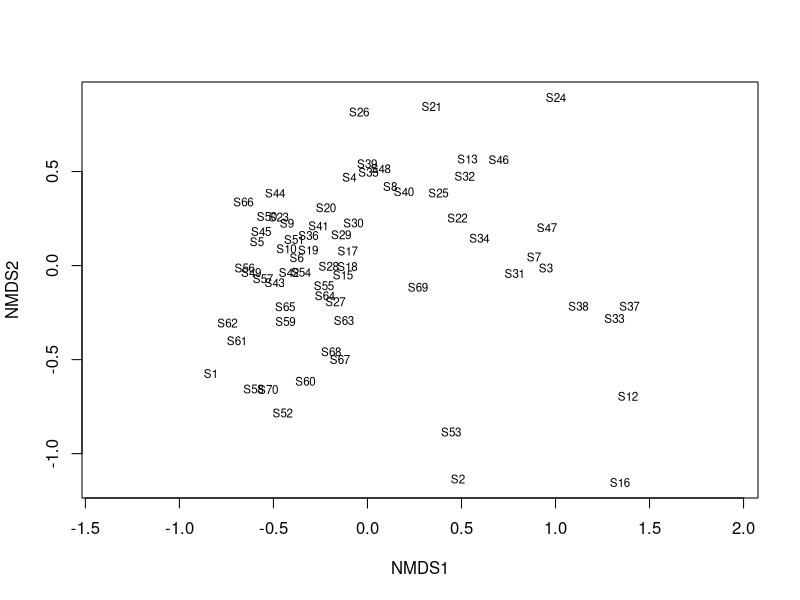
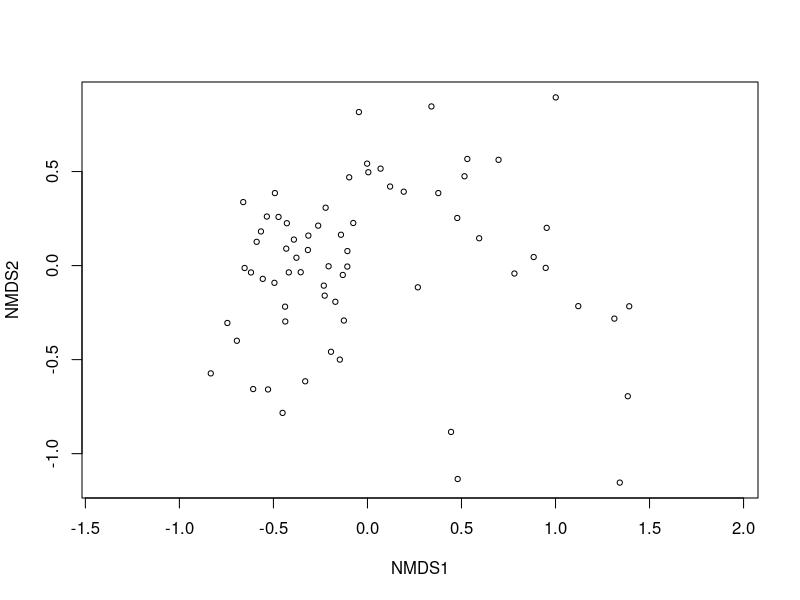
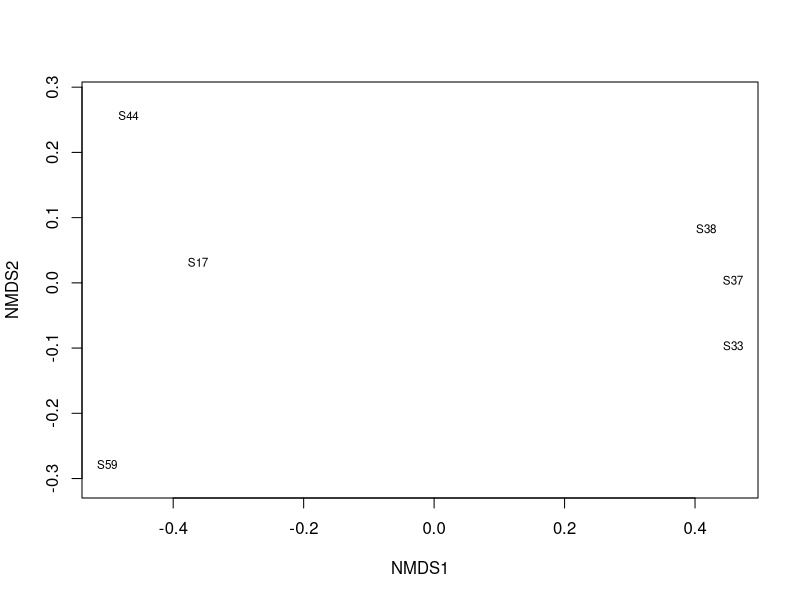
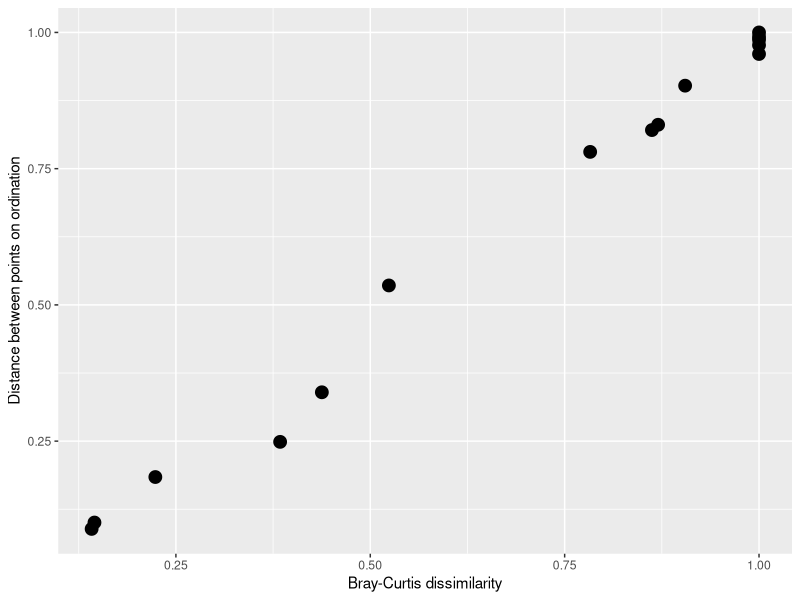
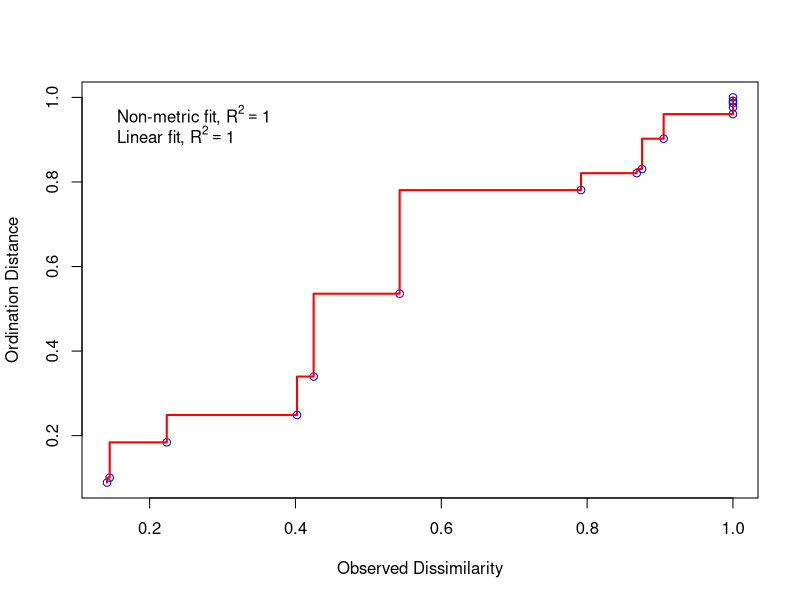
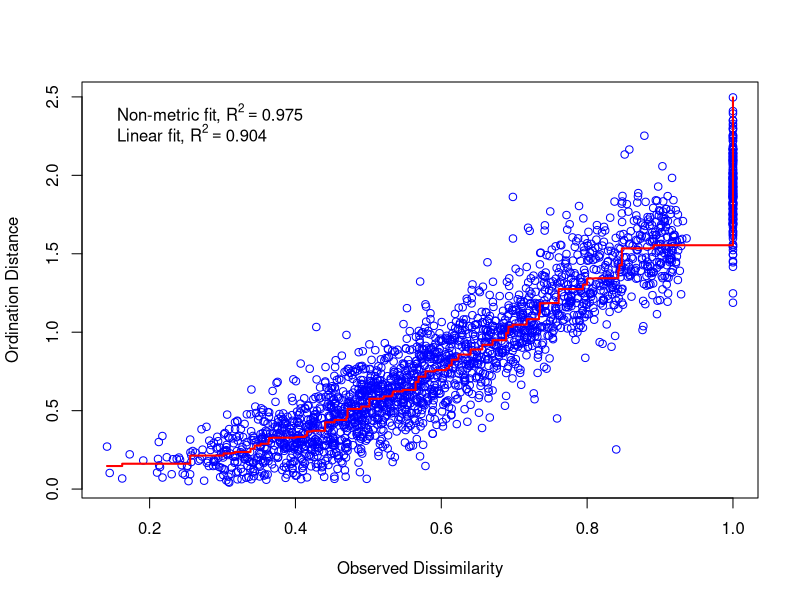
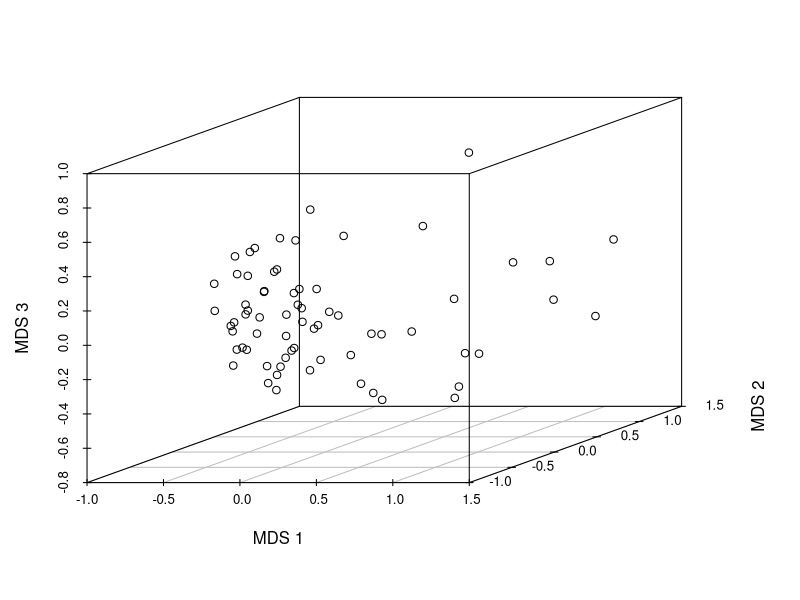
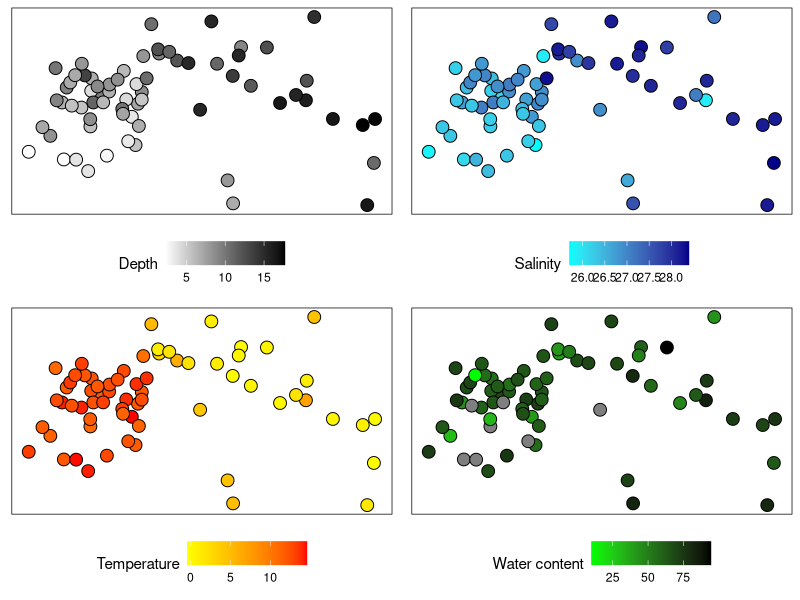

Source code (R) for these figures, in order:
# ---
# title: "Ординация. Многомерное шкалирование."
# subtitle: "Анализ и визуализация многомерных данных с использованием R"
# author: Марина Варфоломеева, Вадим Хайтов
# ---

# install.packages(scatterplot3d)
# install.packages(gridExtra)

## Пример: Сообщества бентоса акватории Долгой губы (о. Б. Соловецкий, Белое море)
# Нинбург, 1990; Хайтов и др., 2013

abund <- read.table("data/dolg_abundance.txt", skip = 1, header = TRUE, sep = ";")
hydrol <- read.table("data/dolg_hydrology.txt", skip = 1, header = TRUE, sep = ";")

log_abund <- log(abund[,-1] + 1)
row.names(log_abund) <- abund[,1]

# ## Задание: Прямая ординация станций в осях Температуры и Солености
# Постройте диаграмму, отражающую ординацию станций в осях Температуры и Солености.
# Модифицируйте график так, чтобы была еще видна связь с суммарным обилием видов в пробах.





# Неметрическое многомерное шкалирование
# Трансформируем данные
log_abund <- log(abund[,-1] + 1)
row.names(log_abund) <- abund$Station

library (vegan)
ord <- metaMDS(log_abund, distance = "bray", k = 2) # результаты сохраняются в объекте ord
ord$points

ordiplot(ord, display = "sites", type = "t")

## Графическое представление результатов средствами пакета `vegan`
ordiplot(ord, display = "sites" )
# text(ord) #Можно добавить обозначения сайтов (объектов)

# ## Задание: Графическое представление результатов средствами `ggplot2`
# - Исследуйте объект `ord` и извлеките из него данные с новыми координатами
# - Постройте график ординации при помощи пакета `ggplot2`
# - Раскрасьте точки на ординации согласно глубине (данные в `hydrol`)

str(ord)


## Задание:
# - Создайте датафрейм, содержащий исходные данные (без логарифмирования) только по сайтам S17, S33, S37, S38, S44, S59.
# - Постройте ординацию этих объектов с использованием в качестве меры различия коэффициент Брея-Куртиса.
# - Измерьте линейкой расстояния между точками на ординации
# - Сравните матрицу коэффициентов Брея-Куртиса и матрицу расстояний между точками на ординации.

obj <- c("S17", "S33", "S37", "S38", "S44", "S59")


red_abund <- log_abund[abund$Station %in% obj, ]

ord1 <- metaMDS(red_abund)

plot(ord1, display = "site", type = "t")

## Взаиморасположение точек на плоскости подобно взаиморасположению точек в многомерном пространстве признаков
library(ggplot2)
dist_compare <- data.frame(Bray = as.vector(vegdist(red_abund[, -1])), MDS = as.vector(vegdist(ord1$points, method = "euclidean")))
ggplot(dist_compare, aes(x = Bray, y = MDS)) + geom_point(size = 4) + xlab("Bray-Curtis dissimilarity") + ylab("Distance between points on ordination")

## Диаграмма Шепарда
stressplot(ord1)

## Задание:
# Постройте диаграмму Шепарда вместе с монотонной регрессией на полном материале по Долгой губе. Найдите величину стресса.
# Надежна ли такая ординация?

stressplot(metaMDS(log_abund))

metaMDS(log_abund)$stress

## MDS в трехмерном пространстве
library(scatterplot3d)
ord3 <- metaMDS(log_abund, k = 3, trace = FALSE)
scatterplot3d(x = ord3$points[,1], y = ord3$points[,2], z = ord3$points[,3], xlab = "MDS 1", ylab = "MDS 2", zlab = "MDS 3")


# Трактовка результатов ординации
th <- theme( panel.background = element_rect(fill = "white", color = "black"), axis.ticks.x = element_blank(), axis.ticks.y = element_blank(), axis.text = element_blank(), panel.grid.major = element_blank(), panel.grid.minor = element_blank(), axis.title = element_blank(), legend.position = "bottom")

pl6 <- ggplot(data.frame(ord$points), aes(x = MDS1, y = MDS2, fill = hydrol$Depth)) + geom_point(shape = 21, size = 4) + scale_fill_gradient(low = "white", high = "black") + labs(fill = "Depth") + th

pl7 <- ggplot(data.frame(ord$points), aes(x = MDS1, y = MDS2, fill = hydrol$Sal)) + geom_point(shape = 21, size = 4)  + scale_fill_gradient(low = "cyan", high = "darkblue") + labs(fill = "Salinity")+ th

pl8 <- ggplot(data.frame(ord$points), aes(x = MDS1, y = MDS2, fill = hydrol$Temp)) + geom_point(shape = 21, size = 4) + scale_fill_gradient(low = "yellow", high = "red")  + labs(fill = "Temperature")+ th

pl9 <- ggplot(data.frame(ord$points), aes(x = MDS1, y = MDS2, fill = hydrol$Water_content)) + geom_point(shape = 21, size = 4) + scale_fill_gradient(low = "green", high = "black")  + labs(fill = "Water content") + th

library(gridExtra)
grid.arrange(pl6, pl7, pl8, pl9, ncol = 2)
